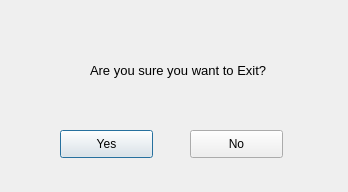
<?xml version="1.0" encoding="UTF-8"?>
<ui version="4.0">
 <class>Dialog</class>
 <widget class="QDialog" name="Dialog">
  <property name="geometry">
   <rect>
    <x>0</x>
    <y>0</y>
    <width>348</width>
    <height>192</height>
   </rect>
  </property>
  <property name="windowTitle">
   <string>Exit Confirmation</string>
  </property>
  <widget class="QLabel" name="label">
   <property name="geometry">
    <rect>
     <x>90</x>
     <y>50</y>
     <width>241</width>
     <height>41</height>
    </rect>
   </property>
   <property name="text">
    <string>&lt;html&gt;&lt;head/&gt;&lt;body&gt;&lt;p&gt;&lt;span style=&quot; font-size:10pt;&quot;&gt;Are you sure you want to Exit?&lt;/span&gt;&lt;/p&gt;&lt;/body&gt;&lt;/html&gt;</string>
   </property>
  </widget>
  <widget class="QLabel" name="label_2">
   <property name="geometry">
    <rect>
     <x>20</x>
     <y>40</y>
     <width>71</width>
     <height>71</height>
    </rect>
   </property>
   <property name="text">
    <string/>
   </property>
   <property name="pixmap">
    <pixmap>C:/Windows/System32/SecurityAndMaintenance.png</pixmap>
   </property>
   <property name="scaledContents">
    <bool>true</bool>
   </property>
  </widget>
  <widget class="QPushButton" name="yesbutton">
   <property name="geometry">
    <rect>
     <x>60</x>
     <y>130</y>
     <width>93</width>
     <height>28</height>
    </rect>
   </property>
   <property name="text">
    <string>Yes</string>
   </property>
  </widget>
  <widget class="QPushButton" name="nobutton">
   <property name="geometry">
    <rect>
     <x>190</x>
     <y>130</y>
     <width>93</width>
     <height>28</height>
    </rect>
   </property>
   <property name="text">
    <string>No</string>
   </property>
  </widget>
 </widget>
 <resources/>
 <connections>
  <connection>
   <sender>yesbutton</sender>
   <signal>clicked()</signal>
   <receiver>Dialog</receiver>
   <slot>close()</slot>
   <hints>
    <hint type="sourcelabel">
     <x>127</x>
     <y>142</y>
    </hint>
    <hint type="destinationlabel">
     <x>169</x>
     <y>102</y>
    </hint>
   </hints>
  </connection>
  <connection>
   <sender>nobutton</sender>
   <signal>clicked()</signal>
   <receiver>Dialog</receiver>
   <slot>close()</slot>
   <hints>
    <hint type="sourcelabel">
     <x>243</x>
     <y>142</y>
    </hint>
    <hint type="destinationlabel">
     <x>312</x>
     <y>102</y>
    </hint>
   </hints>
  </connection>
 </connections>
</ui>
